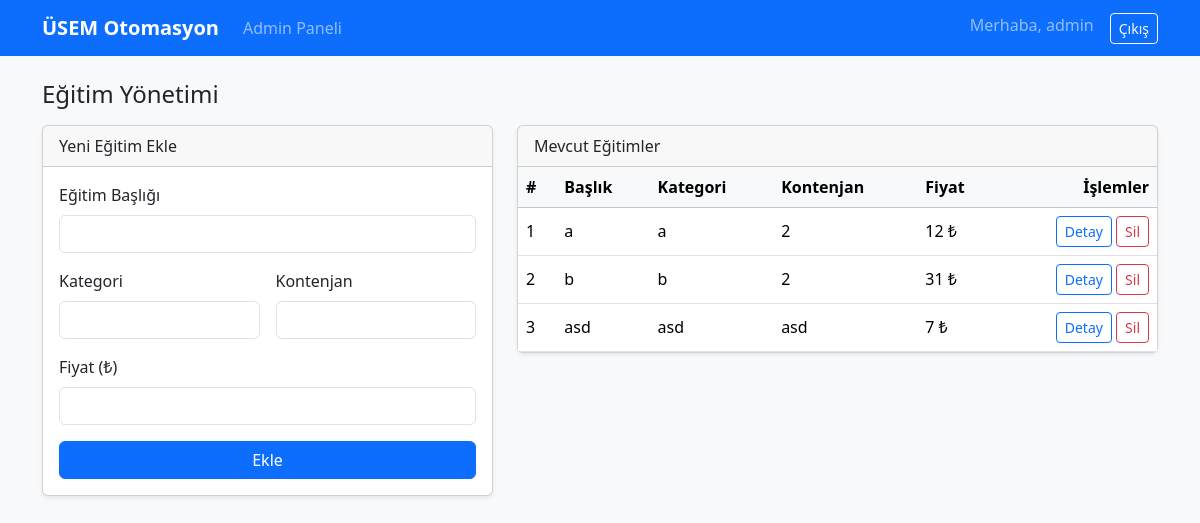
The page /admin (signed in) on the database its author committed.
### app.py (models this page shows)
class Egitim(db.Model):
    id = db.Column(db.Integer, primary_key=True)
    baslik = db.Column(db.String(100), nullable=False)
    kategori = db.Column(db.String(50))
    kontenjan = db.Column(db.String(50))
    fiyat = db.Column(db.Integer)

### app.py (the view, shortened to what this page needs)
@app.route('/admin', methods=['GET', 'POST'])
def admin():
    if session.get('role') != 'admin':
        return redirect(url_for('login'))
    egitimler = Egitim.query.all()
    return render_template('admin.html', egitimler=egitimler)

### templates/admin.html (shortened to what this page needs)
{% extends "base.html" %}
{% block content %}
<h1 class="h4 mb-3">Eğitim Yönetimi</h1>
<div class="row g-4">
  <div class="col-12 col-lg-5">
    <div class="card shadow-sm">
      <div class="card-header">Yeni Eğitim Ekle</div>
      <div class="card-body">
        <form method="POST" action="{{ url_for('admin') }}" class="row g-3">
          <div class="col-12">
            <label class="form-label">Eğitim Başlığı</label>
            <input type="text" name="baslik" class="form-control" required />
          </div>
          <div class="col-12 col-md-6">
            <label class="form-label">Kategori</label>
            <input type="text" name="kategori" class="form-control" />
          </div>
          <div class="col-12 col-md-6">
            <label class="form-label">Kontenjan</label>
            <input type="text" name="kontenjan" class="form-control" />
          </div>
          <div class="col-12">
            <label class="form-label">Fiyat (₺)</label>
            <input type="number" name="fiyat" class="form-control" required />
          </div>
          <div class="col-12">
            <button type="submit" class="btn btn-primary w-100">Ekle</button>
          </div>
        </form>
      </div>
    </div>
  </div>
  <div class="col-12 col-lg-7">
    <div class="card shadow-sm">
      <div class="card-header">Mevcut Eğitimler</div>
      <div class="card-body p-0">
        {% if egitimler %}
          <div class="table-responsive">
            <table class="table table-hover mb-0 align-middle">
              <thead class="table-light">
                <tr>
                  <th>#</th>
                  <th>Başlık</th>
                  <th>Kategori</th>
                  <th>Kontenjan</th>
                  <th>Fiyat</th>
                  <th class="text-end">İşlemler</th>
                </tr>
              </thead>
              <tbody>
              {% for egitim in egitimler %}
                <tr>
                  <td>{{ egitim.id }}</td>
                  <td>{{ egitim.baslik }}</td>
                  <td>{{ egitim.kategori or '-' }}</td>
                  <td>{{ egitim.kontenjan or '-' }}</td>
                  <td>{{ egitim.fiyat }} ₺</td>
                  <td class="text-end">
                    <a class="btn btn-sm btn-outline-primary"
                       href="{{ url_for('egitim_detay', egitim_id=egitim.id) }}">Detay</a>
                    <form method="POST"
                          action="{{ url_for('egitim_sil', egitim_id=egitim.id) }}"
                          class="d-inline"
                          onsubmit="return confirm('Silinsin mi?')">
                      <button type="submit" class="btn btn-sm btn-outline-danger">Sil</button>
                    </form>
                  </td>
                </tr>
              {% endfor %}
              </tbody>
            </table>
          </div>
        {% else %}
          <div class="p-3">Kayıtlı eğitim bulunmuyor.</div>
        {% endif %}
      </div>
    </div>
  </div>
</div>
{% endblock %}

### rows shown on the page
Egitim: id "1", baslik "a", kategori "a", kontenjan "2", fiyat "12"
Egitim: id "2", baslik "b", kategori "b", kontenjan "2", fiyat "31"
Egitim: id "3", baslik "asd", kategori "asd", kontenjan "asd", fiyat "7"

### other values the page prints
{{ session.get('username') }} "admin"
